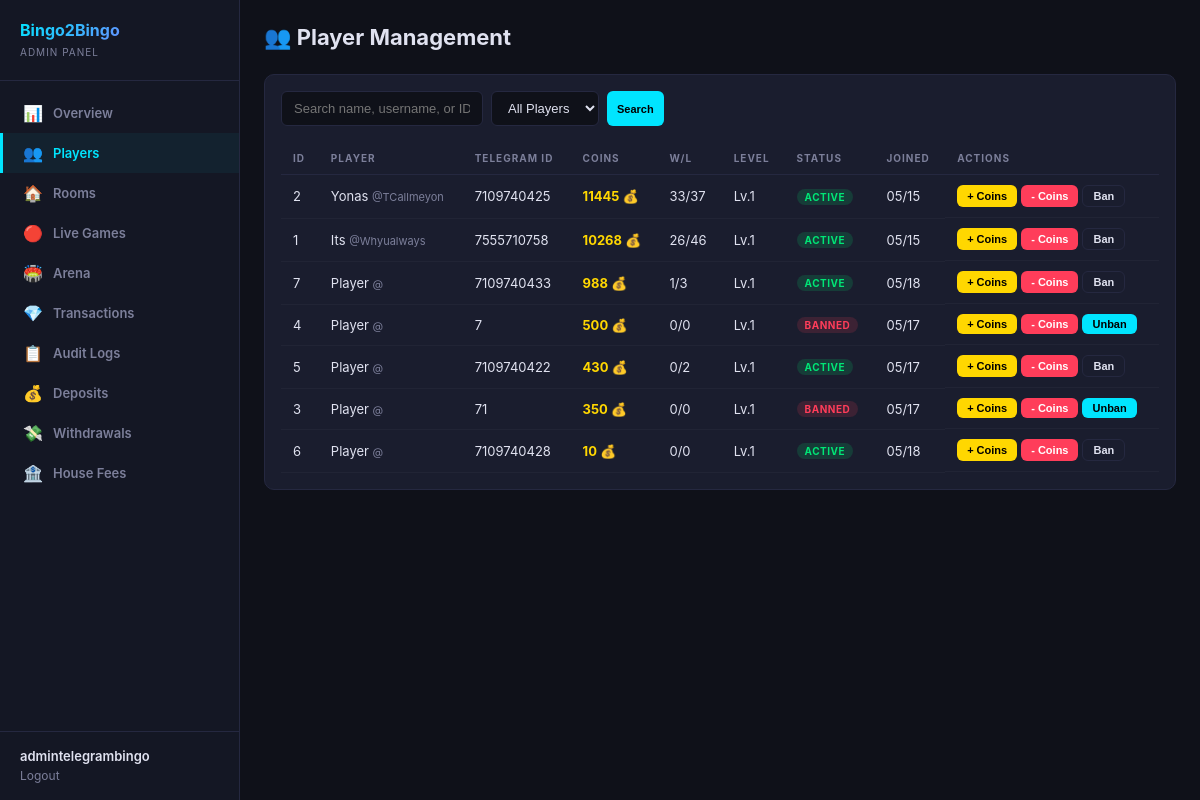
/dashboard/players/ (signed in), run on an earlier commit of the app's database.
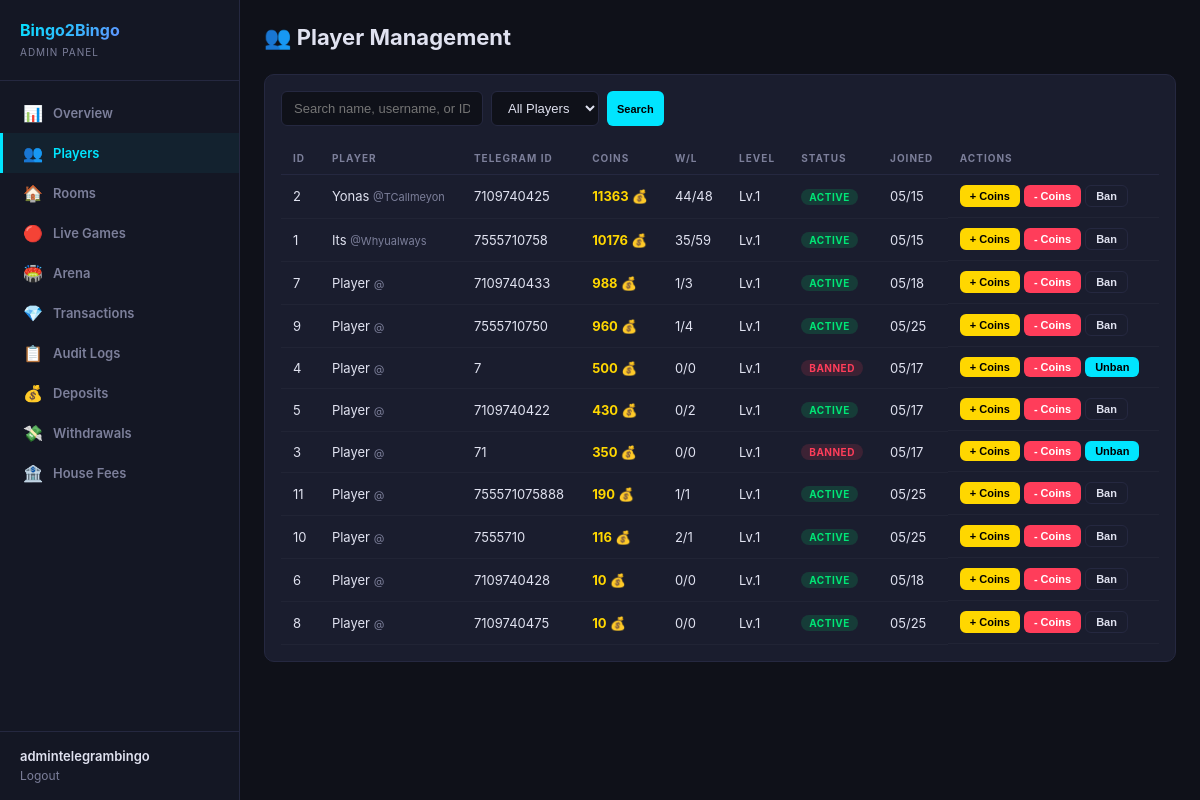
And on a later commit of the database.
### users/models.py (models this page shows, shortened)
class Player(models.Model):
    telegram_id = models.BigIntegerField(unique=True, db_index=True)
    username = models.CharField(max_length=255, blank=True, default='')
    first_name = models.CharField(max_length=255, blank=True, default='')
    phone_number = models.CharField(max_length=20, blank=True, default='')
    coins = models.BigIntegerField(default=10)
    wins = models.IntegerField(default=0)
    losses = models.IntegerField(default=0)
    games_played = models.IntegerField(default=0)
    xp = models.BigIntegerField(default=0)
    level = models.IntegerField(default=1)
    referral_code = models.CharField(max_length=32, unique=True, blank=True)
    invited_by = models.ForeignKey(
        'self', null=True, blank=True,
        on_delete=models.SET_NULL,
        related_name='invitees'
    )
    is_banned = models.BooleanField(default=False)
    last_daily_bonus = models.DateTimeField(null=True, blank=True)
    created_at = models.DateTimeField(default=timezone.now)
    class Meta:
        verbose_name = 'Player'
        verbose_name_plural = 'Players'
        ordering = ['-coins']

### dashboard/views.py (the view)
# urls.py: path('players/', views.players, name='players'),
@admin_required
def players(request):
    search = request.GET.get('search', '')
    status_filter = request.GET.get('status', 'all')
    players_qs = Player.objects.all()
    if search:
        players_qs = players_qs.filter(
            Q(first_name__icontains=search) |
            Q(username__icontains=search) |
            Q(telegram_id__icontains=search)
        )
    if status_filter == 'banned':
        players_qs = players_qs.filter(is_banned=True)
    elif status_filter == 'active':
        players_qs = players_qs.filter(is_banned=False)
    players_list = list(players_qs.order_by('-coins')[:100])
    return render(request, 'dashboard/players.html', {
        'players': players_list,
        'search': search,
        'status_filter': status_filter,
    })

### dashboard/auth.py (called while the page is built)
def admin_required(view_func):
    @wraps(view_func)
    def wrapper(request, *args, **kwargs):
        if not request.user.is_authenticated:
            return redirect('dashboard:login')
        if not request.user.is_staff and not request.user.is_superuser:
            messages.error(request, 'Access denied. Staff only.')
            return redirect('dashboard:login')
        return view_func(request, *args, **kwargs)
    return wrapper

### dashboard/templates/dashboard/players.html (shortened to what this page needs)
{% extends 'dashboard/base.html' %}
{% block content %}
<div class="header">
  <h1>👥 Player Management</h1>
</div>
<div class="card">
  <form class="toolbar" method="GET">
    <input type="text" name="search" placeholder="Search name, username, or ID..." value="{{ search }}">
    <select name="status">
      <option value="all" {% if status_filter == 'all' %}selected{% endif %}>All Players</option>
    </select>
    <button type="submit" class="btn btn-cyan btn-sm">Search</button>
  </form>
  <table>
    <thead>
      <tr><th>ID</th><th>Player</th><th>Telegram ID</th><th>Coins</th><th>W/L</th><th>Level</th><th>Status</th><th>Joined</th><th>Actions</th></tr>
    </thead>
    <tbody>
    {% for p in players %}
    <tr>
      <td>{{ p.id }}</td>
      <td>{{ p.first_name }} <span style="color:var(--muted);font-size:11px;">@{{ p.username|default:"" }}</span></td>
      <td>{{ p.telegram_id }}</td>
      <td style="color:var(--gold);font-weight:700;">{{ p.coins }} 💰</td>
      <td>{{ p.wins }}/{{ p.losses }}</td>
      <td>Lv.{{ p.level }}</td>
      <td>
        {% if p.is_banned %}<span class="badge badge-danger">Banned</span>
        {% else %}<span class="badge badge-success">Active</span>{% endif %}
      </td>
      <td>{{ p.created_at|date:"m/d" }}</td>
      <td style="display:flex;gap:4px;flex-wrap:wrap;">
        <button class="btn btn-gold btn-sm" onclick="openCoinModal({{ p.id }}, '{{ p.first_name|escapejs }}', 'add')">+ Coins</button>
        <button class="btn btn-red btn-sm" onclick="openCoinModal({{ p.id }}, '{{ p.first_name|escapejs }}', 'deduct')">- Coins</button>
        {% if p.is_banned %}
        <button class="btn btn-cyan btn-sm" onclick="toggleBan({{ p.id }})">Unban</button>
        {% else %}
        <button class="btn btn-outline btn-sm" onclick="toggleBan({{ p.id }})">Ban</button>
        {% endif %}
      </td>
    </tr>
    {% empty %}
    <tr><td colspan="9" style="text-align:center;color:var(--muted);padding:32px;">No players found</td></tr>
    {% endfor %}
    </tbody>
  </table>
</div>
{% endblock %}

What changed in the data, as far as the page shows it:
changed Player "Yonas": coins "11445" → "11363"; wins "33" → "44"; losses "37" → "48"
changed Player "Its": coins "10268" → "10176"; wins "26" → "35"; losses "46" → "59"
added Player: id "9", first_name "Player", telegram_id "7555710750", coins "960", wins "1", losses "4", level "1", is_banned "ACTIVE", created_at "05/25"
added Player: id "11", first_name "Player", telegram_id "755571075888", coins "190", wins "1", losses "1", level "1", is_banned "ACTIVE", created_at "05/25"
added Player: id "10", first_name "Player", telegram_id "7555710", coins "116", wins "2", losses "1", level "1", is_banned "ACTIVE", created_at "05/25"
added Player: id "8", first_name "Player", telegram_id "7109740475", coins "10", wins "0", losses "0", level "1", is_banned "ACTIVE", created_at "05/25"
